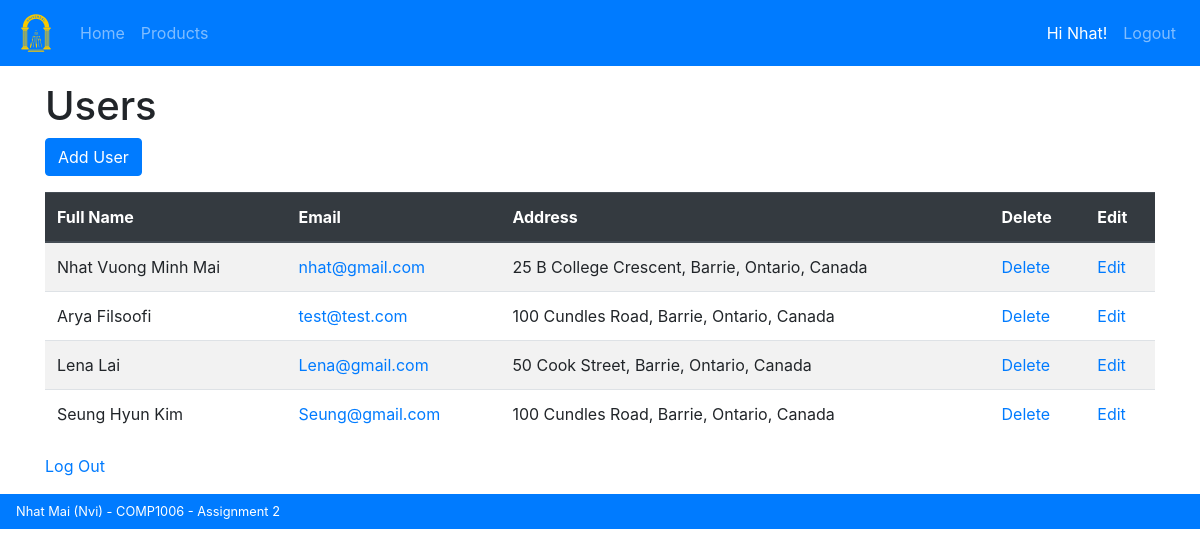
Screenshot of /Source/users.php (signed in) with the database file from the repository.
### tables this page shows
CREATE TABLE users (
	userID INT NOT NULL AUTO_INCREMENT,
	firstName VARCHAR(24) NOT NULL,
	lastName VARCHAR(24) NOT NULL,
	middleName VARCHAR(24),
	email VARCHAR(100) NOT NULL,
	password VARCHAR(255) NOT NULL,
	streetAddress VARCHAR(100) NOT NULL,
	city VARCHAR(24) NOT NULL,
	stateID VARCHAR(2) NOT NULL,
	countryID VARCHAR(2) NOT NULL,
	postalCode VARCHAR(6) NOT NULL,
	PRIMARY KEY (userID),
	FOREIGN KEY (stateID) REFERENCES states(stateID),
	FOREIGN KEY (countryID) REFERENCES countries(countryID)
);

CREATE TABLE states (
	stateID VARCHAR(2) NOT NULL,  
	stateName VARCHAR(24) NOT NULL,
	countryID VARCHAR(2) NOT NULL,
	PRIMARY KEY (stateID, countryID),
	FOREIGN KEY (countryID) REFERENCES countries(countryID)
);

CREATE TABLE countries (
	countryID VARCHAR(2) NOT NULL,  
    countryName VARCHAR(24) NOT NULL,
    PRIMARY KEY (countryID)
);

### Source/users.php (the view, shortened to what this page needs)
<?php $title = 'Users'; include('global/header.php'); ?>
<main class="container">
	<h1><?php echo $title; ?></h1>
	<?php
		if (isset($_SESSION['userID'])) {
			echo '<a class="btn btn-primary" href="register.php">Add User</a>';
		}
	?>
<?php
	try{
		include('global/connect.php');
		$sql = 'SELECT userID, firstName, lastName, middleName, email, streetAddress, city, states.stateName, countries.countryName FROM users
		INNER JOIN countries ON countries.countryID = users.countryID
		INNER JOIN states ON states.stateID = users.stateID';
		$cmd = $conn->prepare($sql);
		$cmd->execute();
		$result = $cmd->fetchAll();
		echo '<table class="table table-striped table-hover mt-3">';
		echo '<thead class="thead-dark"><tr><th>Full Name</th><th>Email</th><th>Address</th><th>Delete</th><th>Edit</th></tr></thead><tbody>';
		foreach ($result as $row) {
			echo
			'<tr>
				<td>' . $row['firstName'] . ' ' . $row['middleName'] . ' ' . $row['lastName'] . '</td>
				<td><a href="mailto:' . $row['email'] . '">' . $row['email'] . '</a></td>
				<td>' . $row['streetAddress'] . ', ' . $row['city'] . ', ' . $row['stateName'] . ', ' . $row['countryName'] . ' ' . $row['postalCode'] . '</td>
				<td><a href="delete-user.php?id=' . $row['userID'] . '" onclick="return confirm(\'Are you sure you want to delete ' . $row['firstName'] . ' ' . $row['middleName'] . ' ' . $row['lastName'] . '?\');">Delete</a></td>
				<td><a href="edit-user.php?id=' . $row['userID'] . '">Edit</a></td>
			</tr>';
		}
		echo '</tbody></table>';
	} catch (Exception $e) {
		header('location: error.php');
	}
	echo '<a href="logout.php">Log Out</a>';
?>
</main>
<?php include('global/footer.php'); ?>

### Source/global/header.php (shortened to what this page needs)
<!DOCTYPE html>
<html lang="en">
	<head>
		<link rel="stylesheet" href="css/styles.css"/>
		<link rel="stylesheet" href="https://stackpath.bootstrapcdn.com/bootstrap/4.3.1/css/bootstrap.min.css">
	</head>
	<body>
		<header class="mb-3">
			<nav class="navbar navbar-expand-lg navbar-dark bg-primary">
				<a class="navbar-brand" href="index.php">
					<img src="images/logo-nuniversal.svg" alt="Logo" heigth="40" width="40">
				</a>
				<div class="collapse navbar-collapse" id="navbarText">
					<ul class="navbar-nav mr-auto">
						<li class="nav-item">
							<a class="nav-link" href="index.php">Home</a>
						</li>
						<li class="nav-item">
							<a class="nav-link" href="products.php">Products</a>
						</li>
					</ul>
					<ul class="navbar-nav ml-auto">
					<?php
						try {
							if (!isset($_SESSION['userID'])) {
								echo '<li class="nav-item"><a class="nav-link" href="login.php" title="Login">Login</a></li>
											<li class="nav-item"><a class="nav-link" href="register.php" title="Register">Register</a></li>';
							}
							else {
								require 'global/connect.php';
								$sql = "SELECT firstName FROM users WHERE userID = " . $_SESSION['userID'];
								$result = $conn->query($sql);
								foreach ($result as $row) {
									echo '<li class="nav-item"><a class="nav-link" href="users.php">Hi ' . $row['firstName'] . '!</a></li>
												<li class="nav-item"><a class="nav-link" href="logout.php" title="Logout">Logout</a></li>';
								}
							}
						}catch (Exception $e) {
							header('location: global/error.php');
						}
					?>
					</ul>
				</div>
			</nav>
		</header>

### Source/global/footer.php (shortened to what this page needs)
        <footer class="mt-3">
            <nav class="navbar navbar-expand-lg navbar-dark text-white bg-primary">
                <small>Nhat Mai (Nvi) - COMP1006 - Assignment 2</small>
            </nav>
        </footer>
    </body>
</html>

### rows the page displays
users: firstName "Nhat", middleName "Vuong Minh", lastName "Mai", email "nhat@gmail.com", streetAddress "25 B College Crescent", city "Barrie", states.stateName "Ontario", countryID.countryName "Canada"
users: firstName "Arya", lastName "Filsoofi", email "test@test.com", streetAddress "100 Cundles Road", city "Barrie", states.stateName "Ontario", countryID.countryName "Canada"
users: firstName "Lena", lastName "Lai", email "Lena@gmail.com", streetAddress "50 Cook Street", city "Barrie", states.stateName "Ontario", countryID.countryName "Canada"
users: firstName "Seung", middleName "Hyun", lastName "Kim", email "Seung@gmail.com", streetAddress "100 Cundles Road", city "Barrie", states.stateName "Ontario", countryID.countryName "Canada"

### other values shown
$title "Users"
